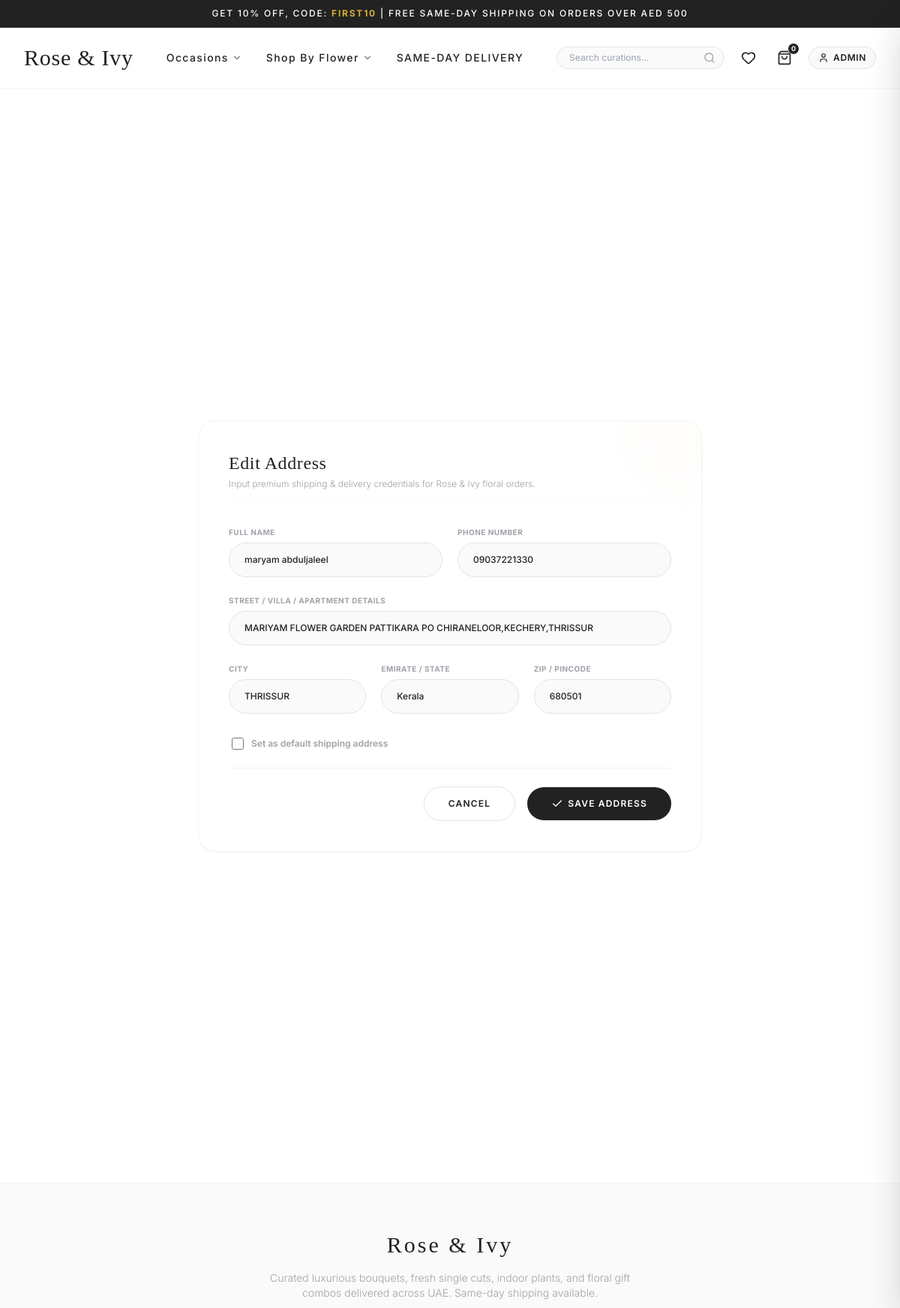
Page /accounts/address/1/edit/ (signed in) on the committed database.
### accounts/models.py (models this page shows, shortened)
class Address(models.Model):
    user = models.ForeignKey(User, on_delete=models.CASCADE, related_name='addresses')
    full_name = models.CharField(max_length=100)
    phone = models.CharField(max_length=15)
    street = models.CharField(max_length=255)
    city = models.CharField(max_length=100)
    state = models.CharField(max_length=100)
    pincode = models.CharField(max_length=10)
    is_default = models.BooleanField(default=False)
    class Meta:
        verbose_name_plural = "Addresses"

### accounts/views.py (the view)
# urls.py: path('address/<int:pk>/edit/', views.address_update_view, name='address_edit'),
@login_required
def address_update_view(request, pk):
    address = get_object_or_404(Address, pk=pk, user=request.user)
    if request.method == 'POST':
        form = AddressForm(request.POST, instance=address)
        if form.is_valid():
            form.save()
            messages.success(request, "Delivery address successfully updated.")
            return redirect('accounts:profile')
    else:
        form = AddressForm(instance=address)
    return render(request, 'accounts/address_form.html', {'form': form, 'title': 'Edit Address'})

### accounts/views.py
class AddressForm(forms.ModelForm):
    class Meta:
        model = Address
        fields = ['full_name', 'phone', 'street', 'city', 'state', 'pincode', 'is_default']
        widgets = {
            'full_name': forms.TextInput(attrs={'class': 'form-control', 'placeholder': 'Full Name'}),
            'phone': forms.TextInput(attrs={'class': 'form-control', 'placeholder': 'Phone Number'}),
            'street': forms.TextInput(attrs={'class': 'form-control', 'placeholder': 'Street Address'}),
            'city': forms.TextInput(attrs={'class': 'form-control', 'placeholder': 'City'}),
            'state': forms.TextInput(attrs={'class': 'form-control', 'placeholder': 'State'}),
            'pincode': forms.TextInput(attrs={'class': 'form-control', 'placeholder': 'Pincode'}),
            'is_default': forms.CheckboxInput(attrs={'class': 'form-check-input'}),
        }

### cart/context_processors.py (called while the page is built)
def cart_processor(request):
    cart_total_items = 0
    if request.user.is_authenticated:
        cart = Cart.objects.filter(user=request.user).first()
        if cart:
            cart_total_items = cart.total_items
    else:
        session_key = request.session.session_key
        if session_key:
            cart = Cart.objects.filter(session_key=session_key).first()
            if cart:
                cart_total_items = cart.total_items
    return {
        'cart_total_items': cart_total_items
    }

### cart/models.py (called while the page is built)
    @property
    def total_items(self):
        return sum(item.quantity for item in self.items.all())

### templates/accounts/address_form.html (shortened to what this page needs)
{% extends 'base.html' %}
{% load static %}
{% block content %}
<div class="flex items-center justify-center min-h-[80vh] py-12 px-4 select-none">
    <div class="w-full max-w-2xl bg-white border border-zinc-100 p-8 md:p-10 rounded-3xl shadow-sm relative overflow-hidden">
        <div class="absolute -top-24 -right-24 w-48 h-48 bg-brandChampagne/10 rounded-full blur-2xl"></div>
        <div class="text-left mb-8 border-b border-zinc-50 pb-4">
            <h2 class="font-serif text-2xl font-medium text-brandCharcoal tracking-wide mb-1">{{ title }}</h2>
            <p class="text-zinc-400 text-xs font-light">Input premium shipping & delivery credentials for Rose & Ivy floral orders.</p>
        </div>
        <form method="POST" class="space-y-6">
            <div class="grid grid-cols-1 md:grid-cols-2 gap-5">
                <div class="space-y-1.5">
                    <label for="id_full_name" class="text-[10px] uppercase tracking-wider font-bold text-zinc-400 block">Full Name</label>
                    <input type="text" name="full_name" id="id_full_name" required placeholder="Recipient's name"
                           value="{{ form.full_name.value|default:'' }}"
                           class="w-full bg-zinc-50 border border-zinc-200 rounded-full py-3.5 px-5 text-xs text-brandCharcoal font-medium focus:outline-none focus:border-brandGold transition-all">
                </div>
                <div class="space-y-1.5">
                    <label for="id_phone" class="text-[10px] uppercase tracking-wider font-bold text-zinc-400 block">Phone Number</label>
                    <input type="text" name="phone" id="id_phone" required placeholder="e.g. +971 50 123 4567"
                           value="{{ form.phone.value|default:'' }}"
                           class="w-full bg-zinc-50 border border-zinc-200 rounded-full py-3.5 px-5 text-xs text-brandCharcoal font-medium focus:outline-none focus:border-brandGold transition-all">
                </div>
            </div>
            <div class="space-y-1.5">
                <label for="id_street" class="text-[10px] uppercase tracking-wider font-bold text-zinc-400 block">Street / Villa / Apartment Details</label>
                <input type="text" name="street" id="id_street" required placeholder="e.g. Villa 14, St. 28, Jumeirah 1"
                       value="{{ form.street.value|default:'' }}"
                       class="w-full bg-zinc-50 border border-zinc-200 rounded-full py-3.5 px-5 text-xs text-brandCharcoal font-medium focus:outline-none focus:border-brandGold transition-all">
            </div>
            <div class="grid grid-cols-1 md:grid-cols-3 gap-5">
                <div class="space-y-1.5">
                    <label for="id_city" class="text-[10px] uppercase tracking-wider font-bold text-zinc-400 block">City</label>
                    <input type="text" name="city" id="id_city" required placeholder="e.g. Dubai"
                           value="{{ form.city.value|default:'' }}"
                           class="w-full bg-zinc-50 border border-zinc-200 rounded-full py-3.5 px-5 text-xs text-brandCharcoal font-medium focus:outline-none focus:border-brandGold transition-all">
                </div>
                <div class="space-y-1.5">
                    <label for="id_state" class="text-[10px] uppercase tracking-wider font-bold text-zinc-400 block">Emirate / State</label>
                    <input type="text" name="state" id="id_state" required placeholder="e.g. Dubai / Abu Dhabi"
                           value="{{ form.state.value|default:'' }}"
                           class="w-full bg-zinc-50 border border-zinc-200 rounded-full py-3.5 px-5 text-xs text-brandCharcoal font-medium focus:outline-none focus:border-brandGold transition-all">
                </div>
                <div class="space-y-1.5">
                    <label for="id_pincode" class="text-[10px] uppercase tracking-wider font-bold text-zinc-400 block">Zip / Pincode</label>
                    <input type="text" name="pincode" id="id_pincode" required placeholder="e.g. 00000 / Jumeirah"
                           value="{{ form.pincode.value|default:'' }}"
                           class="w-full bg-zinc-50 border border-zinc-200 rounded-full py-3.5 px-5 text-xs text-brandCharcoal font-medium focus:outline-none focus:border-brandGold transition-all">
                </div>
            </div>
            <div class="flex items-center gap-2.5 pt-2 pl-1">
                <input type="checkbox" name="is_default" id="id_is_default"
                       class="w-4 h-4 text-brandGold border-zinc-300 rounded focus:ring-brandGold/40 bg-zinc-50">
                <label for="id_is_default" class="text-xs text-zinc-400 font-semibold cursor-pointer">
                    Set as default shipping address
                </label>
            </div>
            <div class="flex items-center justify-end gap-4 pt-6 border-t border-zinc-100">
                <a href="{% url 'accounts:profile' %}"
                   class="border border-zinc-200 text-brandCharcoal hover:bg-zinc-50 transition-colors text-xs font-semibold uppercase tracking-widest px-8 py-3.5 rounded-full">
                    Cancel
                </a>
                <button type="submit"
                        class="bg-brandCharcoal hover:bg-brandGold text-white transition-all duration-300 text-xs font-semibold uppercase tracking-widest px-8 py-3.5 rounded-full shadow-sm hover:shadow flex items-center gap-1.5">
                    <i data-lucide="check" class="w-4 h-4"></i> Save Address
                </button>
            </div>
        </form>
    </div>
</div>
{% endblock %}

### templates/base.html (shortened to what this page needs)
{% load static %}
<!DOCTYPE html>
<html lang="en">
<head>
    <script src="https://cdn.tailwindcss.com"></script>
</head>
<body class="bg-brandWhite text-brandCharcoal font-sans min-h-screen flex flex-col antialiased">
    <div class="bg-brandCharcoal text-white text-[10px] md:text-xs tracking-[0.15em] font-medium py-2.5 text-center px-4 uppercase select-none border-b border-white/5">
        GET 10% OFF, CODE: <span class="text-brandGold font-bold">FIRST10</span> | FREE SAME-DAY SHIPPING ON ORDERS OVER AED 500
    </div>
    <header class="sticky top-0 bg-white/95 backdrop-blur-md z-40 border-b border-zinc-100 transition-all">
        <div class="max-w-7xl mx-auto px-4 sm:px-6 lg:px-8 h-20 flex items-center justify-between">
            <a href="{% url 'store:home' %}" class="flex items-center gap-2 group">
                <span class="font-serif text-2xl md:text-3xl font-medium tracking-wide text-brandCharcoal transition-colors hover:text-brandGold">
                    Rose & Ivy
                </span>
            </a>
            <nav class="hidden lg:flex items-center gap-8 font-medium text-sm tracking-widest text-brandCharcoal uppercase">
                <div class="relative group py-4">
                    <button class="flex items-center gap-1 hover:text-brandGold transition-colors nav-hover-line">
                        Occasions <i data-lucide="chevron-down" class="w-3.5 h-3.5 opacity-60"></i>
                    </button>
                </div>
                <div class="relative group py-4">
                    <button class="flex items-center gap-1 hover:text-brandGold transition-colors nav-hover-line">
                        Shop By Flower <i data-lucide="chevron-down" class="w-3.5 h-3.5 opacity-60"></i>
                    </button>
                </div>
                <a href="{% url 'store:product_list' %}" class="hover:text-brandGold transition-colors nav-hover-line py-4">
                    Same-Day Delivery
                </a>
            </nav>
            <div class="flex items-center gap-4">
                <form action="{% url 'store:product_list' %}" method="GET" class="relative hidden sm:flex items-center">
                    <input type="search" placeholder="Search curations..." name="q" value="{{ request.GET.q|default:'' }}"
                           class="w-48 lg:w-56 bg-zinc-50 text-xs border border-zinc-200 rounded-full py-1.5 pl-4 pr-10 focus:outline-none focus:border-brandGold focus:bg-white transition-all text-brandCharcoal">
                    <button type="submit" class="absolute right-3 text-zinc-400 hover:text-brandGold">
                        <i data-lucide="search" class="w-4 h-4"></i>
                    </button>
                </form>
                <a href="{% url 'store:wishlist' %}" class="text-brandCharcoal hover:text-brandGold p-1.5 transition-colors relative" title="Wishlist">
                    <i data-lucide="heart" class="w-5 h-5"></i>
                </a>
                <button onclick="openCartDrawer()" class="text-brandCharcoal hover:text-brandGold p-1.5 transition-colors relative" title="Shopping Bag">
                    <i data-lucide="shopping-bag" class="w-5 h-5"></i>
                    <span id="cart-badge" class="absolute -top-1 -right-1 bg-brandCharcoal text-white text-[9px] font-bold rounded-full w-4 h-4 flex items-center justify-center border border-white">
                        {{ cart_total_items|default:0 }}
                    </span>
                </button>
                {% if user.is_authenticated %}
                    <div class="relative group">
                        <button class="flex items-center gap-1.5 text-xs tracking-wider uppercase font-semibold text-brandCharcoal hover:text-brandGold border border-zinc-200 rounded-full px-3 py-1.5 bg-zinc-50">
                            <i data-lucide="user" class="w-3.5 h-3.5"></i>
                            <span class="max-w-[70px] truncate hidden md:inline">{{ user.username }}</span>
                        </button>
                    </div>
                {% endif %}
            </div>
        </div>
    </header>
    <main class="flex-grow py-8 max-w-7xl mx-auto px-4 sm:px-6 lg:px-8 w-full">
        {% block content %}{% endblock %}
    </main>
    <footer class="bg-zinc-50 border-t border-zinc-100 py-16 mt-auto select-none">
        <div class="max-w-7xl mx-auto px-4 sm:px-6 lg:px-8 text-center">
            <h5 class="font-serif text-3xl text-brandCharcoal tracking-widest mb-4">Rose & Ivy</h5>
            <p class="text-zinc-400 text-xs md:text-sm max-w-lg mx-auto font-light leading-relaxed mb-6">
                Curated luxurious bouquets, fresh single cuts, indoor plants, and floral gift combos delivered across UAE. Same-day shipping available.
            </p>
        </div>
    </footer>
</body>
</html>

### templates/base.html (style rules this page uses)
.nav-hover-line { position: relative; }
.nav-hover-line::after { content: ''; position: absolute; width: 0; height: 1px; bottom: -4px; left: 50%; background-color: #D4AF37; transition: all 0.3s ease; transform: translateX(-50%); }

### rows in the picture
Address: full_name "maryam abduljaleel", phone "09037221330", street "MARIYAM FLOWER GARDEN PATTIKARA PO CHIRANELOOR,KECHERY,THRISSUR", city "THRISSUR", state "Kerala", pincode "680501"

### other values in the picture
{{ cart_total_items|default:0 }} "0"
{{ user.username }} "ADMIN"
{{ title }} "Edit Address"
